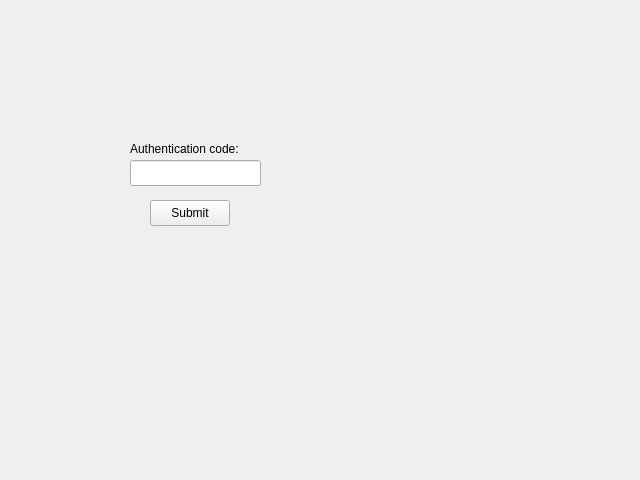
<?xml version="1.0" encoding="UTF-8"?>
<ui version="4.0">
 <class>authenticationCode</class>
 <widget class="QWidget" name="authenticationCode">
  <property name="geometry">
   <rect>
    <x>0</x>
    <y>0</y>
    <width>640</width>
    <height>480</height>
   </rect>
  </property>
  <property name="windowTitle">
   <string>Form</string>
  </property>
  <widget class="QLineEdit" name="codeTextbox">
   <property name="geometry">
    <rect>
     <x>130</x>
     <y>160</y>
     <width>131</width>
     <height>26</height>
    </rect>
   </property>
  </widget>
  <widget class="QLabel" name="label">
   <property name="geometry">
    <rect>
     <x>130</x>
     <y>140</y>
     <width>131</width>
     <height>18</height>
    </rect>
   </property>
   <property name="text">
    <string>Authentication code:</string>
   </property>
  </widget>
  <widget class="QPushButton" name="submitButton">
   <property name="geometry">
    <rect>
     <x>150</x>
     <y>200</y>
     <width>80</width>
     <height>26</height>
    </rect>
   </property>
   <property name="cursor">
    <cursorShape>PointingHandCursor</cursorShape>
   </property>
   <property name="text">
    <string>Submit</string>
   </property>
  </widget>
  <widget class="QLabel" name="authFailedLabel">
   <property name="geometry">
    <rect>
     <x>280</x>
     <y>140</y>
     <width>161</width>
     <height>71</height>
    </rect>
   </property>
   <property name="font">
    <font>
     <pointsize>12</pointsize>
     <bold>true</bold>
    </font>
   </property>
   <property name="text">
    <string/>
   </property>
   <property name="wordWrap">
    <bool>true</bool>
   </property>
  </widget>
  <widget class="QLabel" name="loadingLabel">
   <property name="geometry">
    <rect>
     <x>270</x>
     <y>200</y>
     <width>45</width>
     <height>45</height>
    </rect>
   </property>
   <property name="text">
    <string/>
   </property>
  </widget>
 </widget>
 <resources/>
 <connections/>
</ui>
